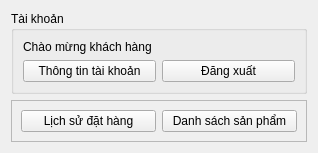
<?xml version="1.0" encoding="UTF-8"?>
<ui version="4.0">
 <class>Menu_KH</class>
 <widget class="QWidget" name="Menu_KH">
  <property name="geometry">
   <rect>
    <x>0</x>
    <y>0</y>
    <width>318</width>
    <height>151</height>
   </rect>
  </property>
  <property name="windowTitle">
   <string>Menu - Khách hàng</string>
  </property>
  <layout class="QVBoxLayout" name="verticalLayout">
   <item>
    <widget class="QGroupBox" name="groupBox">
     <property name="sizePolicy">
      <sizepolicy hsizetype="Preferred" vsizetype="Fixed">
       <horstretch>0</horstretch>
       <verstretch>0</verstretch>
      </sizepolicy>
     </property>
     <property name="title">
      <string>Tài khoản</string>
     </property>
     <layout class="QGridLayout" name="gridLayout">
      <item row="0" column="0">
       <widget class="QLabel" name="label">
        <property name="text">
         <string>Chào mừng khách hàng</string>
        </property>
       </widget>
      </item>
      <item row="0" column="1">
       <widget class="QLabel" name="name_label">
        <property name="text">
         <string>&lt;TenKhachHang&gt;</string>
        </property>
       </widget>
      </item>
      <item row="1" column="0">
       <widget class="QPushButton" name="account_btn">
        <property name="text">
         <string>Thông tin tài khoản</string>
        </property>
       </widget>
      </item>
      <item row="1" column="1">
       <widget class="QPushButton" name="signout_btn">
        <property name="text">
         <string>Đăng xuất</string>
        </property>
       </widget>
      </item>
     </layout>
    </widget>
   </item>
   <item>
    <widget class="QFrame" name="frame">
     <property name="sizePolicy">
      <sizepolicy hsizetype="Preferred" vsizetype="Fixed">
       <horstretch>0</horstretch>
       <verstretch>0</verstretch>
      </sizepolicy>
     </property>
     <property name="frameShape">
      <enum>QFrame::StyledPanel</enum>
     </property>
     <property name="frameShadow">
      <enum>QFrame::Raised</enum>
     </property>
     <layout class="QHBoxLayout" name="horizontalLayout">
      <item alignment="Qt::AlignTop">
       <widget class="QPushButton" name="orderhistory_btn">
        <property name="text">
         <string>Lịch sử đặt hàng</string>
        </property>
       </widget>
      </item>
      <item alignment="Qt::AlignTop">
       <widget class="QPushButton" name="product_btn">
        <property name="text">
         <string>Danh sách sản phẩm</string>
        </property>
       </widget>
      </item>
     </layout>
    </widget>
   </item>
  </layout>
 </widget>
 <resources/>
 <connections/>
</ui>
